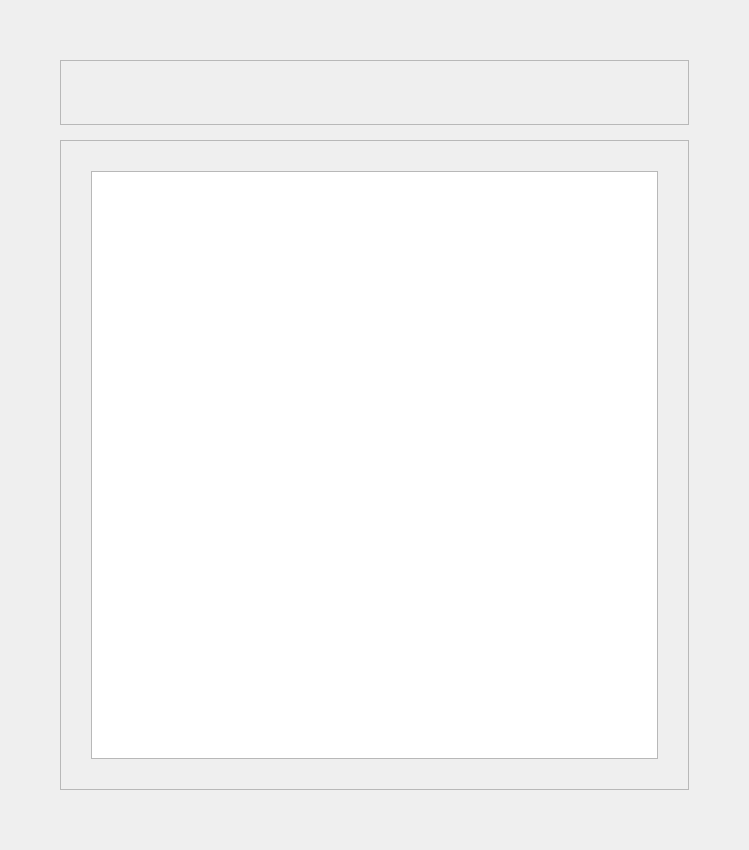
<?xml version="1.0" encoding="UTF-8"?>
<ui version="4.0">
 <class>MainWindow</class>
 <widget class="QWidget" name="MainWindow">
  <property name="geometry">
   <rect>
    <x>0</x>
    <y>0</y>
    <width>749</width>
    <height>850</height>
   </rect>
  </property>
  <property name="windowTitle">
   <string>راهنما</string>
  </property>
  <property name="windowIcon">
   <iconset>
    <normaloff>../img/icons/info.png</normaloff>
    <normalon>../img/icons/info.png</normalon>../img/icons/info.png</iconset>
  </property>
  <layout class="QVBoxLayout" name="verticalLayout">
   <property name="leftMargin">
    <number>0</number>
   </property>
   <property name="topMargin">
    <number>0</number>
   </property>
   <property name="rightMargin">
    <number>0</number>
   </property>
   <property name="bottomMargin">
    <number>0</number>
   </property>
   <item>
    <widget class="QWidget" name="body" native="true">
     <property name="enabled">
      <bool>true</bool>
     </property>
     <property name="styleSheet">
      <string notr="true"/>
     </property>
     <layout class="QVBoxLayout" name="verticalLayout_2" stretch="1,10">
      <property name="spacing">
       <number>15</number>
      </property>
      <property name="leftMargin">
       <number>60</number>
      </property>
      <property name="topMargin">
       <number>60</number>
      </property>
      <property name="rightMargin">
       <number>60</number>
      </property>
      <property name="bottomMargin">
       <number>60</number>
      </property>
      <item>
       <widget class="QFrame" name="header">
        <property name="styleSheet">
         <string notr="true"/>
        </property>
        <property name="frameShape">
         <enum>QFrame::StyledPanel</enum>
        </property>
        <property name="frameShadow">
         <enum>QFrame::Raised</enum>
        </property>
        <layout class="QHBoxLayout" name="horizontalLayout" stretch="10">
         <property name="topMargin">
          <number>0</number>
         </property>
         <property name="bottomMargin">
          <number>5</number>
         </property>
         <item alignment="Qt::AlignHCenter">
          <widget class="QLabel" name="title">
           <property name="sizePolicy">
            <sizepolicy hsizetype="Preferred" vsizetype="Preferred">
             <horstretch>0</horstretch>
             <verstretch>0</verstretch>
            </sizepolicy>
           </property>
           <property name="font">
            <font>
             <family>Lalezar</family>
             <pointsize>29</pointsize>
            </font>
           </property>
           <property name="styleSheet">
            <string notr="true"/>
           </property>
           <property name="text">
            <string/>
           </property>
           <property name="alignment">
            <set>Qt::AlignCenter</set>
           </property>
          </widget>
         </item>
        </layout>
       </widget>
      </item>
      <item>
       <widget class="QFrame" name="main">
        <property name="styleSheet">
         <string notr="true"/>
        </property>
        <property name="frameShape">
         <enum>QFrame::StyledPanel</enum>
        </property>
        <property name="frameShadow">
         <enum>QFrame::Raised</enum>
        </property>
        <layout class="QGridLayout" name="gridLayout">
         <property name="leftMargin">
          <number>30</number>
         </property>
         <property name="topMargin">
          <number>30</number>
         </property>
         <property name="rightMargin">
          <number>30</number>
         </property>
         <property name="bottomMargin">
          <number>30</number>
         </property>
         <property name="spacing">
          <number>30</number>
         </property>
         <item row="0" column="0">
          <widget class="QTextEdit" name="guid_text">
           <property name="font">
            <font>
             <family>Lalezar</family>
             <pointsize>20</pointsize>
            </font>
           </property>
           <property name="layoutDirection">
            <enum>Qt::LeftToRight</enum>
           </property>
           <property name="styleSheet">
            <string notr="true"/>
           </property>
           <property name="lineWrapMode">
            <enum>QTextEdit::WidgetWidth</enum>
           </property>
           <property name="readOnly">
            <bool>true</bool>
           </property>
           <property name="html">
            <string>&lt;!DOCTYPE HTML PUBLIC &quot;-//W3C//DTD HTML 4.0//EN&quot; &quot;http://www.w3.org/TR/REC-html40/strict.dtd&quot;&gt;
&lt;html&gt;&lt;head&gt;&lt;meta name=&quot;qrichtext&quot; content=&quot;1&quot; /&gt;&lt;style type=&quot;text/css&quot;&gt;
p, li { white-space: pre-wrap; }
&lt;/style&gt;&lt;/head&gt;&lt;body style=&quot; font-family:'Lalezar'; font-size:20pt; font-weight:400; font-style:normal;&quot;&gt;
&lt;p align=&quot;center&quot; style=&quot;-qt-paragraph-type:empty; margin-top:0px; margin-bottom:0px; margin-left:0px; margin-right:0px; -qt-block-indent:0; text-indent:0px;&quot;&gt;&lt;br /&gt;&lt;/p&gt;&lt;/body&gt;&lt;/html&gt;</string>
           </property>
           <property name="acceptRichText">
            <bool>true</bool>
           </property>
           <property name="cursorWidth">
            <number>1</number>
           </property>
          </widget>
         </item>
        </layout>
       </widget>
      </item>
     </layout>
    </widget>
   </item>
  </layout>
  <action name="actionjkjkk">
   <property name="text">
    <string>jkjkk</string>
   </property>
  </action>
 </widget>
 <resources>
  <include location="img/images.qrc"/>
 </resources>
 <connections/>
</ui>
